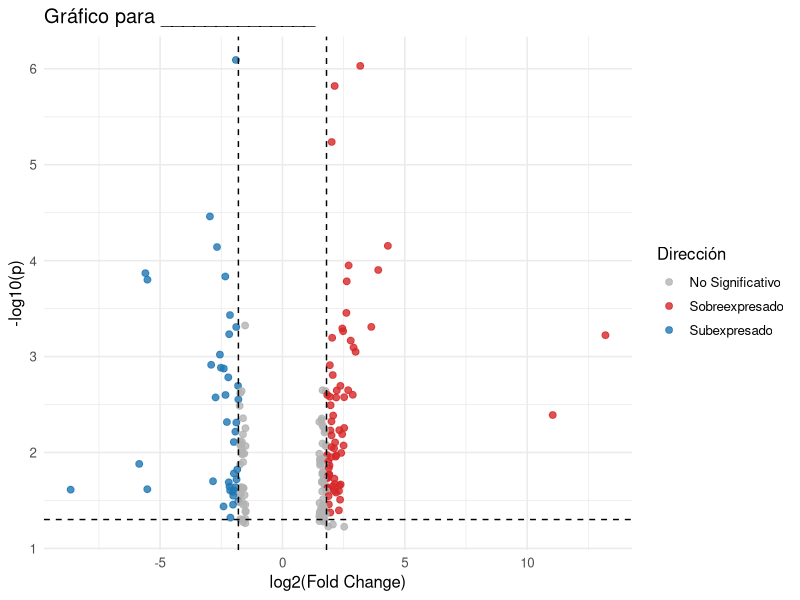
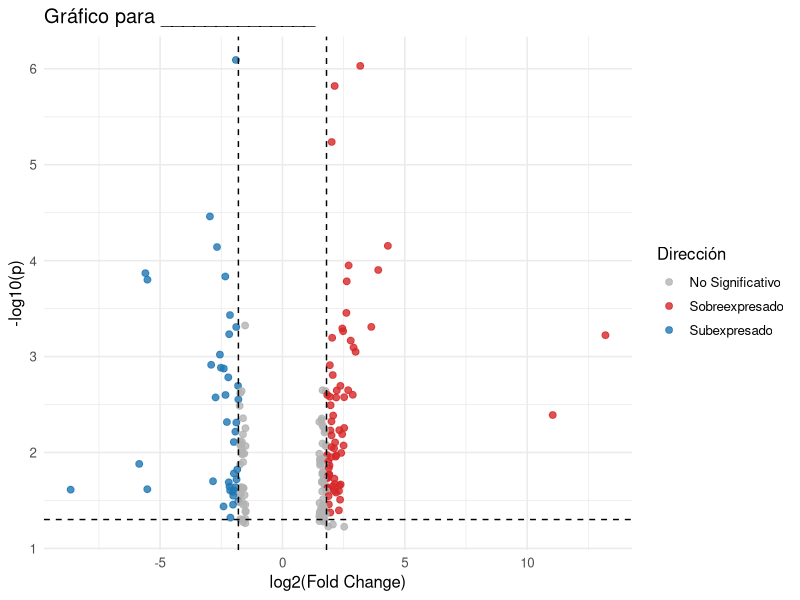

These charts were generated, in order, by the following R code:
#---- Librerias ----
library(ggplot2)
library(dplyr)
library(ggrepel)
#---- Directorio de trabajo ----
#setwd("~/Documentos/VolcanoPlots")
setwd("~/Documents/GitHub/MapaCalorReloaded/VolcanoPlots")
#---- Lectura de datos ----
datos <- read.table("pEhExvsEhMyb10.txt", 
                    header = TRUE,    # Si la primera fila tiene nombres de columna
                    sep = "\t",       # \t = tabulador; usa "," si es CSV
                    stringsAsFactors = FALSE)
summary(datos)
colnames(datos)<- c("Genes","baseMean","log2FC",
                    "lfcSE","stat","pvalue","padj",
                    "EhMyb10_1","EhMyb10_2","EhMyb10_3",
                    "pEhEx_1","pEhEx_2","pEhEx_3",
                    "EhMyb10_1.1","EhMyb10_2.1","EhMyb10_3.1",
                    "pEhEx_1.1","pEhEx_2.1","pEhEx_3.1",
                    "Certeza","DE" )
# Parametro central
top_n_labels <- 0
#---- Procesamiento de datos ----
alpha_cut    <- 0.05; lfc_cut      <- 1.8; 
##---- dataframe ----
datos <- datos %>%
  mutate(
    fuente_pvalue = padj,
    p_selecc = pvalue,
    p_selecc = pmax(p_selecc, .Machine$double.xmin),        # evitar -Inf
    menoslog10p = -log10(p_selecc),
    signif = case_when(
      p_selecc < alpha_cut & abs(log2FC) > lfc_cut ~ "Significativo", TRUE ~ "No Significativo"),
    direccion = case_when(
      p_selecc < alpha_cut & log2FC >=  lfc_cut ~ "Sobreexpresado",
      p_selecc < alpha_cut & log2FC <= -lfc_cut ~ "Subexpresado",
      TRUE ~ "No Significativo")
  )
##---- Etiquetar los top por nivel de significancia ----
to_label <- datos %>%
  filter(signif == "Significativo") %>% arrange(desc(menoslog10p)) %>% slice_head(n = top_n_labels)
print(to_label)
##---- Generacion de la grafica de Volcan ----
p <- ggplot(datos, aes(x = log2FC, y = menoslog10p)) +
  geom_point(aes(color = direccion), alpha = 0.8, size = 2) +
  scale_color_manual(values = c("Subexpresado" = "#1f77b4", "No Significativo" = "grey70", "Sobreexpresado" = "#d62728")) +
  geom_vline(xintercept = c(-lfc_cut, lfc_cut), linetype = "dashed") +
  geom_hline(yintercept = -log10(alpha_cut), linetype = "dashed") +
  ggrepel::geom_text_repel(
    data = to_label,aes(label = Genes),
    size = 1.5, max.overlaps = 50, segment.size=0.15
  ) +
  labs(
    title = "Gráfico para ______________",
    x = "log2(Fold Change)",y = "-log10(p)", color = "Dirección"
  ) +  theme_minimal(base_size = 12)
print(p)

nombre0 <- paste0("VolcanoPlot_pvalue0",top_n_labels,".pdf")
pdf(nombre0)
print(p)
dev.off()
#---- Contando ----
conteo_colores <- datos %>%
  filter(!is.na(log2FC), !is.na(menoslog10p),
         direccion %in% c("Sobreexpresado", "Subexpresado")) %>%
  count(direccion, name = "n_genes")
conteo_colores <- as.data.frame(conteo_colores); 
nombre1 <- paste0("cuantos_color_pvalue0",top_n_labels,".csv")
write.csv(conteo_colores,nombre1)
##----- Data frame para genes sobreexpresados -----
df_sobreexpresado <- datos %>%
  filter(!is.na(log2FC), !is.na(menoslog10p),
         direccion == "Sobreexpresado") %>%
  select(Genes, log2FC, menoslog10p, pvalue)
nombre3 <- paste0("Genes_sobreexpresados_pvalue0",top_n_labels,".csv")
write.csv(df_sobreexpresado,nombre3)
##----- Data frame para genes subexpresados -----
df_subexpresado <- datos %>%
  filter(!is.na(log2FC), !is.na(menoslog10p),
         direccion == "Subexpresado") %>%
  select(Genes, log2FC, menoslog10p, pvalue)
nombre4 <- paste0("Genes_subexpresados_pvalue0",top_n_labels,".csv")
write.csv(df_subexpresado,nombre4)